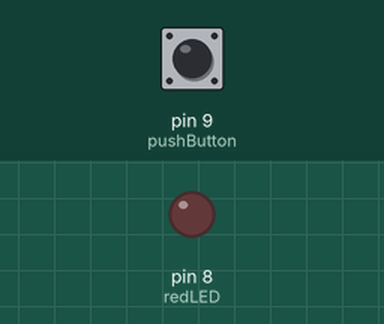
A sketch run on a simulated Arduino Uno, built with avr-gcc and run on an emulated ATmega328P. Shown: output pins drawn as LEDs (lit = HIGH). Dashed ring = blinking. Inputs (shaded band) come from the test bench; at power-on: pin 9 (pushButton) LOW.

Above: at 1.2 s.
1.3 s: pin 9 (pushButton) pulled HIGH for 3.2 s
At 1.8 s:
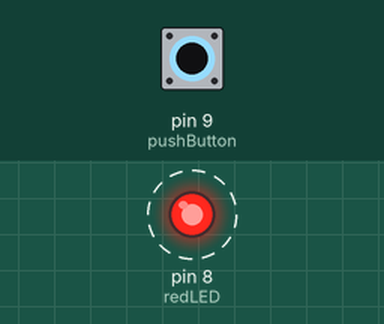
Timing chart, 0 to 5.8 s (numbered marks = the images above; inputs shaded):
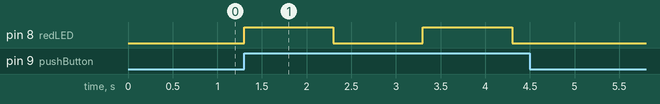

The sketch:

one_light_blink.ino
```cpp
// Comment for Assignment 13 - Ethan Lee (EJL63)
// Albert Sommar (ADS231)
// Yifan Zuo (YIZ231)
#define redLED 8
#define pushButton 9

void setup() {
  // put your setup code here, to run once:
  // Initialize digital pin redLED as an output.
  pinMode(redLED, OUTPUT);

  // Initialize pushButton as input.
  pinMode(pushButton, INPUT);
}

void loop() {
  // put your main code here, to run repeatedly:
  if (digitalRead(pushButton) == HIGH) {
    digitalWrite(redLED, HIGH);
    delay(1000);
    digitalWrite(redLED, LOW);
    delay(1000);
  }
}
```

Measured:
- after the input at 1.3 s, pin 8 (redLED): alternates HIGH for 1.0 s and LOW for 1.0 s, 4 changes in all, then stays LOW, starting at once
